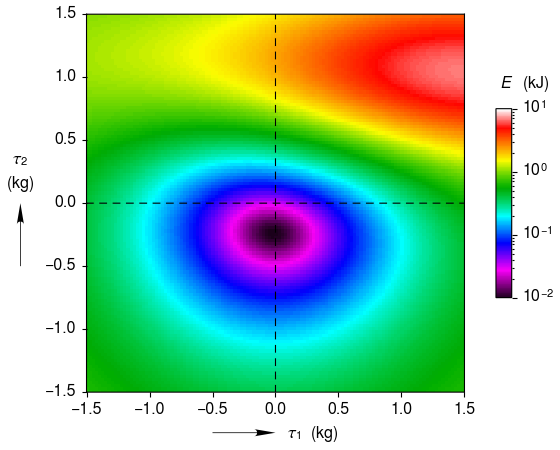

The Python source for this figure:
# -*- coding: utf-8 -*-
"""
Created on Mon May 30 20:57:26 2016

@author: Ben
"""

import clearplot.plot_functions as pf
import numpy as np
import matplotlib.mlab as mlab

#Generate the data
delta = 0.025
x = np.arange(-1.5, 1.5 + delta/100, delta)
y = np.arange(-1.5, 1.5 + delta/100, delta)
xa, ya = np.meshgrid(x, y)
r = (xa + 1.5)**2.0 + (ya + 1.5)**2.0
z1 = mlab.bivariate_normal(xa, ya, 1.0, 1.0, 0.0, 0.0)
z2 = mlab.bivariate_normal(xa, ya, 1.5, 0.5, 1, 1)
za = 10.0 ** (5*(z2 - z1))
za = za - np.min(za) + 0.01
#Plot the matrix as an image
pf.plot_intensity_map('intensity_map-log_scale.png', xa, ya, za, \
    x_label = ['\tau_1', 'kg'], y_label = ['\tau_2', 'kg'], \
    x_lim = [-1.5, 1.5], y_lim = [-1.5, 1.5], \
    c_label = ['E', 'kJ'], c_scale = 'log')
